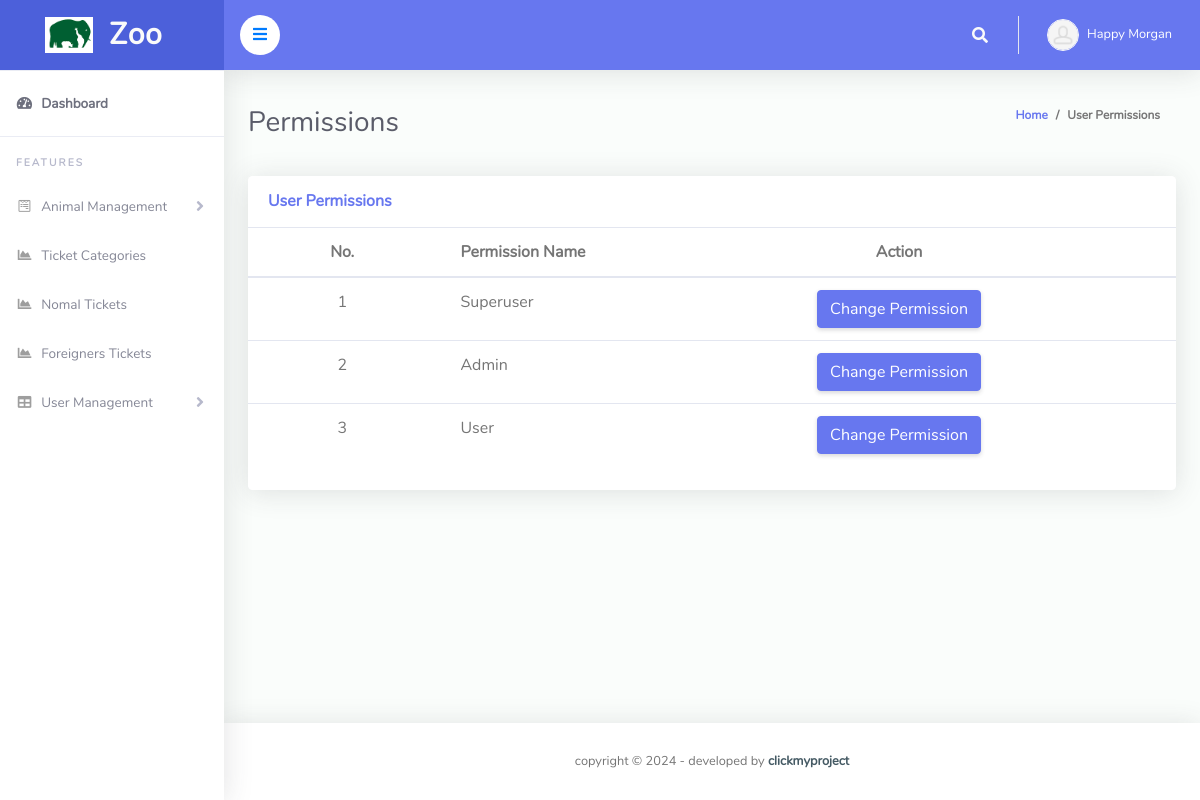
/admin/permissions.php (signed in), run on the app's committed database.
### tables this page shows
CREATE TABLE `permissions` (
  `id` int(11) NOT NULL,
  `permission` varchar(255) NOT NULL,
  `createuser` varchar(255) DEFAULT NULL,
  `deleteuser` varchar(255) DEFAULT NULL,
  `createbid` varchar(255) DEFAULT NULL,
  `updatebid` varchar(255) DEFAULT NULL
);

### admin/permissions.php (the view, shortened to what this page needs)
<?php
include('includes/checklogin.php');
?>
<!DOCTYPE html>
<html lang="en">
<head>
  <link href="vendor/fontawesome-free/css/all.min.css" rel="stylesheet" type="text/css">
  <link href="vendor/bootstrap/css/bootstrap.min.css" rel="stylesheet" type="text/css">
  <link href="css/ruang-admin.min.css" rel="stylesheet">
</head>
<body id="page-top">
  <div id="wrapper">
    <?php include('includes/sidebar.php');?>
    <div id="content-wrapper" class="d-flex flex-column">
      <div id="content">
        <?php include('includes/header.php');?>
        <div class="container-fluid" id="container-wrapper">
          <div class="d-sm-flex align-items-center justify-content-between mb-4">
            <h1 class="h3 mb-0 text-gray-800">Permissions</h1>
            <ol class="breadcrumb">
              <li class="breadcrumb-item"><a href="dashboard.php">Home</a></li>
              <li class="breadcrumb-item active" aria-current="page">User Permissions</li>
            </ol>
          </div>
          <div class="row">
            <div class="col-lg-12 mb-4">
              <div class="card">
                <div class="card-header py-3 d-flex flex-row align-items-center justify-content-between">
                  <h6 class="m-0 font-weight-bold text-primary">User Permissions</h6>
                </div>
                        <?php @include("change_permissions.php");?>
                <div class="table-responsive">
                  <table class="table align-items-center table-flush " >
                    <thead>
                      <tr>
                        <th class="text-center">No.</th>
                        <th class="d-none d-sm-table-cell" style="width: 20%">Permission Name</th>
                        <th class="d-none d-sm-table-cell text-center" >Action</th>
                      </tr>
                    </thead>
                    <tbody>
                      <?php
                      $sql="SELECT * from permissions  ";
                      $query = $dbh -> prepare($sql);
                      $query->execute();
                      $results=$query->fetchAll(PDO::FETCH_OBJ);
                      $cnt=1;
                      if($query->rowCount() > 0)
                      {
                        foreach($results as $row)
                        {
                          ?>
                          <tr>
                            <td class="text-center"><?php echo htmlentities($cnt);?></td>
                            <td><?php  echo htmlentities($row->permission);?></td>
                            <td class="d-none d-sm-table-cell text-center">
                             <button class="btn btn-primary btn-xs edit_data" id="<?php echo  ($row->id); ?>" title="click for edit">Change Permission</button>
                           </td>
                         </tr>
                         <?php $cnt=$cnt+1;
                       }
                     } ?>
                   </tbody>
                 </table>
               </div>
               <div class="card-footer"></div>
             </div>
           </div>
         </div>
       </div>
     </div>
     <?php include('includes/footer.php');?>
   </div>
 </div>
</body>
</html>

### admin/includes/header.php (shortened to what this page needs)
 <nav class="navbar navbar-expand navbar-light bg-navbar topbar mb-4 static-top">
  <button id="sidebarToggleTop" class="btn btn-link rounded-circle mr-3" style="background-color: #ffffff;">
    <i style="color: #007bff;" class="fa fa-bars"></i>
  </button>
  <ul class="navbar-nav ml-auto">
    <li class="nav-item dropdown no-arrow">
      <a class="nav-link dropdown-toggle" href="#" id="searchDropdown" role="button" data-toggle="dropdown" aria-haspopup="true" aria-expanded="false">
        <i class="fas fa-search fa-fw"></i>
      </a>
    </li>
    <li class="nav-item dropdown no-arrow">
      <?php
      $aid=$_SESSION['odmsaid'];
      $sql="SELECT * from  tbladmin where ID=:aid";
      $query = $dbh -> prepare($sql);
      $query->bindParam(':aid',$aid,PDO::PARAM_STR);
      $query->execute();
      $results=$query->fetchAll(PDO::FETCH_OBJ);
      if($query->rowCount() > 0)
      {
        foreach($results as $row)
        {
          ?>
          <a class="nav-link dropdown-toggle" href="#" id="userDropdown" role="button" data-toggle="dropdown" aria-haspopup="true" aria-expanded="false">
           <?php
           if($row->Photo=="avatar15.jpg")
           {
            ?>
            <img class="img-profile rounded-circle"src="profileimages/avatar15.jpg" style="max-width: 60px">
            <?php
          } else {
            ?>
            <img class="img-profile rounded-circle" src="profileimages/<?php  echo $row->Photo;?>" style="max-width: 60px">
            <?php
          } ?>
          <span class="ml-2 d-none d-lg-inline text-white small"><?php  echo $row->FirstName;?> <?php  echo $row->LastName;?></span>
        </a>
        <?php
      }
    } ?>
  </li>
</ul>
</nav>

### data on the page
permissions: permission "Superuser"
permissions: permission "Admin"
permissions: permission "User"

### other printed values
$row->FirstName "Happy"
$row->LastName "Morgan"
